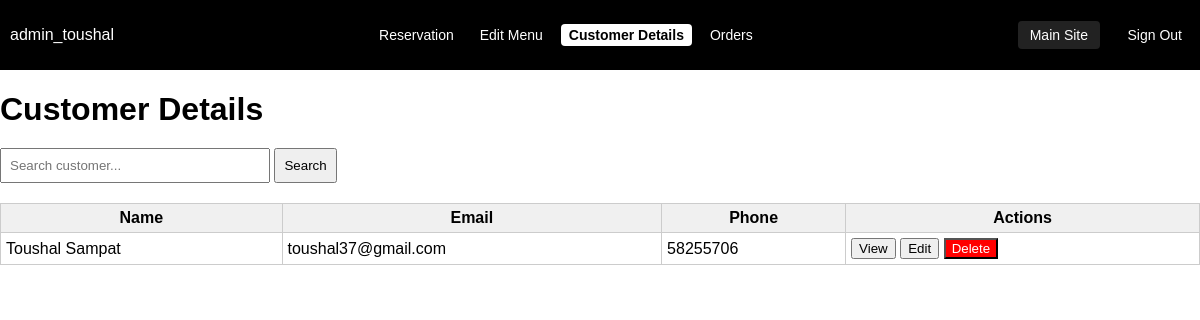
/admin-site/customers/ (signed in), run on an earlier commit of the app's database.
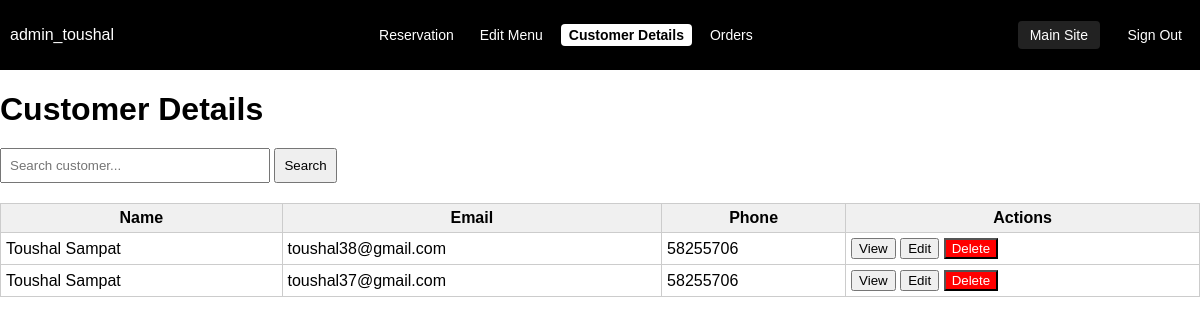
And on a later commit of the database.
### web_app/models.py (models this page shows, shortened)
class Users(AbstractUser):
    phone_no = models.CharField(max_length=20, blank=True, null=True)
    role = models.CharField(
        max_length=20,
        choices=[('admin', 'Admin'), ('customer', 'Customer')],
        default='customer'
    )

class Customer(models.Model):
    user = models.OneToOneField(Users, on_delete=models.CASCADE, primary_key=True)
    address = models.CharField(max_length=255)

### admin_site/views.py (the view)
    def wrapper(request, *args, **kwargs):
        if not request.user.is_authenticated:
            return redirect("admin_login")
        if not request.user.username.startswith("admin_"):
            return redirect("admin_login")
        if not (request.user.is_superuser or request.user.role == "admin"):
            return redirect("admin_login")
        request.admin_user = request.user
        return view_func(request, *args, **kwargs)

### admin_site/views.py (called while the page is built)
def admin_required(view_func):
    def wrapper(request, *args, **kwargs):
        if not request.user.is_authenticated:
            return redirect("admin_login")
        if not request.user.username.startswith("admin_"):
            return redirect("admin_login")
        if not (request.user.is_superuser or request.user.role == "admin"):
            return redirect("admin_login")
        request.admin_user = request.user
        return view_func(request, *args, **kwargs)
    return wrapper

@admin_required
def customer_details_page(request):
    search = request.GET.get("search", "").strip()
    if search:
        customers = Customer.objects.select_related('user').filter(
            models.Q(user__first_name__icontains=search)
            | models.Q(user__last_name__icontains=search)
            | models.Q(user__email__icontains=search)
            | models.Q(user__username__icontains=search)
            | models.Q(user__phone_no__icontains=search)
            | models.Q(address__icontains=search)
        )
    else:
        customers = Customer.objects.select_related('user').all().order_by('-user_id')
    return render(
        request,
        'admin_site/customer_details.html',
        {
            'active_tab': 'customer_details',
            'admin_user': request.admin_user,
            'customers': customers,
            'search': search,
        }
    )

### admin_site/templates/admin_site/customer_details.html (shortened to what this page needs)
{% extends 'admin_site/base_admin.html' %}
{% block content %}
    <h1 style="margin-bottom: 20px;">Customer Details</h1>
    <form method="GET" style="margin-bottom: 20px;">
        <input type="text"
            name="search"
            placeholder="Search customer..."
            value="{{ search }}"
            style="padding: 8px; width: 250px;">
        <button type="submit" style="padding: 8px;">Search</button>
    </form>
    <table class="customer-table">
        <tr>
            <th>Name</th>
            <th>Email</th>
            <th>Phone</th>
            <th>Actions</th>
        </tr>
        {% for c in customers %}
        <tr>
            <td>{{ c.user.first_name }} {{ c.user.last_name }}</td>
            <td>{{ c.user.email }}</td>
            <td>{{ c.user.phone_no }}</td>
            <td>
                <button onclick="openModal('{{ c.user.id }}')">View</button>
                <button onclick="openEditModal('{{ c.user.id }}')">Edit</button>
                <button onclick="openDeleteModal('{{ c.user.id }}')" style="background:red; color:white;">
                    Delete
                </button>
            </td>
        </tr>
        {% endfor %}
    </table>
{% endblock %}

### admin_site/templates/admin_site/base_admin.html (shortened to what this page needs)
{% load static %}
<!DOCTYPE html>
<html lang="en">
<head>
    <link rel="stylesheet" href="{% static 'admin_site/css/admin_navbar.css' %}">
</head>
<body>
    <div class="admin-navbar">
        <div class="admin-left">
            <span>{{ admin_user.username }}</span>
        </div>
        <div class="admin-center">
            <a href="{% url 'admin_reservation' %}" class="{% if active_tab == 'reservation' %}active{% endif %}">Reservation</a>
            <a href="{% url 'admin_edit_menu' %}" class="{% if active_tab == 'edit_menu' %}active{% endif %}">Edit Menu</a>
            <a href="{% url 'admin_customer_details' %}" class="{% if active_tab == 'customer_details' %}active{% endif %}">Customer Details</a>
            <a href="{% url 'admin_orders' %}" class="{% if active_tab == 'orders' %}active{% endif %}">Orders</a>
        </div>
        <div class="admin-right">
            <a href="/" class="admin-main-btn">Main Site</a>
            <a href="{% url 'admin_logout' %}">Sign Out</a>
        </div>
    </div>
    <div class="admin-content">
        {% block content %}{% endblock %}
    </div>
</body>
</html>

### admin_site/static/admin_site/css/admin_navbar.css (style rules this page uses)
.admin-navbar { display: flex; align-items: center; justify-content: space-between; background: black; color: white; padding: 10px; height: 50px; position: sticky; top: 0; z-index: 20; font-family: Arial, sans-serif; }
.admin-center { display: flex; justify-content: center; gap: 10px; }
.admin-right .admin-main-btn { margin-right: 15px; padding: 6px 12px; background-color: #222; color: white; border-radius: 4px; }
.admin-navbar a { color: white; text-decoration: none; font-size: 14px; padding: 3px 8px; border-radius: 4px; }
.admin-navbar a.active { background: white; color: black; font-weight: bold; }

### admin_site/templates/admin_site/base_admin.html (style rules this page uses)
body { margin: 0; font-family: Arial, sans-serif; }

### admin_site/templates/admin_site/customer_details.html (style rules this page uses)
.customer-table { width: 100%; border-collapse: collapse; }
.customer-table th, .customer-table td { border: 1px solid #ccc; padding: 5px; }
.customer-table th { background: #f0f0f0; }

What changed in the data, as far as the page shows it:
added Customer: user.first_name "Toushal", user.last_name "Sampat", user.email "toushal38@gmail.com", user.phone_no "58255706"
